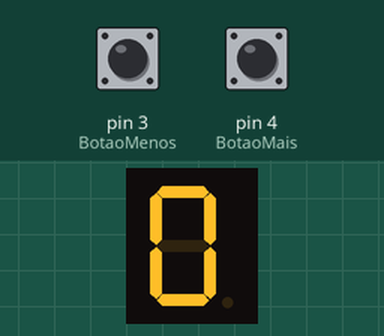
Simulated run of this sketch. Board: Arduino Uno, built with avr-gcc and run on an emulated ATmega328P. On the bench: 1-digit seven-segment display. Wiring (inferred from the names in the program): 1-digit 7-segment display, segments lit when HIGH: segments pin 12, pin 11, pin 10, pin 9, pin 8, pin 6, pin 7. The inputs (shaded band) are chosen by the test bench; at power-on: pin 4 (BotaoMais) LOW, pin 3 (BotaoMenos) LOW. The segment pins are drawn as the display they are named for.

Above: at 1.3 s.
1.4 s: pin 4 (BotaoMais) pulled HIGH for 1 s
At 2.8 s:
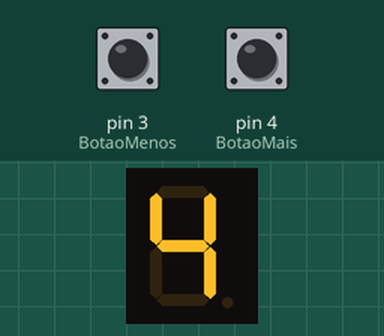
3.9 s: pin 4 (BotaoMais) pulled HIGH for 0.3 s
At 4.7 s:
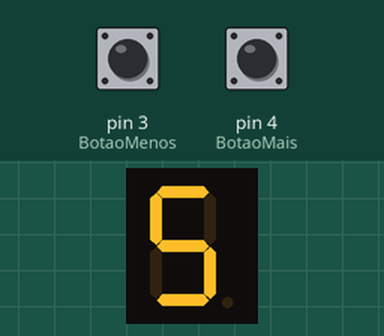
5.7 s: pin 3 (BotaoMenos) pulled HIGH for 3.2 s
At 6.12 s:
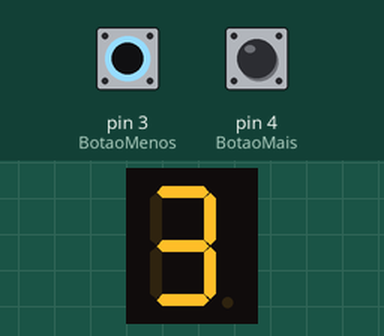
Timing chart, 0 to 8.7 s (numbered marks = the images above; inputs shaded):
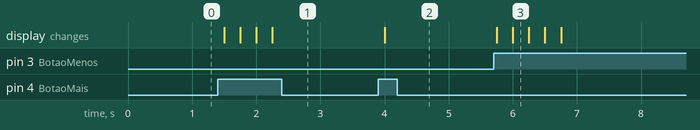

Measured:
- after the input at 1.4 s, the display: first changes after 0.10 s (image 1 shows a later state)
- after the input at 3.9 s, the display: changes after 0.10 s (image 2)
- after the input at 5.7 s, the display: first changes after 0.05 s (image 3 shows a later state)

The sketch:

Modulo_7_segmentos.ino
```cpp
/***************************************\
**
ROBOCORE ARDUINO KIT INICIANTE      **
*                                       *
**        Display 7 Segmentos 1        **
\***************************************/
const int A = 12; // Primeiramente setamos os 7 pinos
const int B = 11;
const int C = 10;
const int D = 9;
const int E = 8;
const int F = 6;
const int G = 7;
const int BotaoMais = 4;
const int BotaoMenos = 3;
int contador = 0;
int mais = 0, menos = 0;

void setup(){
    pinMode(A, OUTPUT); // seta todos as portas que estão os leds do displa y como saída
    pinMode(B, OUTPUT);
    pinMode(C, OUTPUT);
    pinMode(D, OUTPUT);
    pinMode(E, OUTPUT);
    pinMode(F, OUTPUT);
    pinMode(G, OUTPUT);
    pinMode(BotaoMais, INPUT);
    pinMode(BotaoMenos, INPUT);
}

void loop(){
    mais = digitalRead(BotaoMais);
    menos = digitalRead(BotaoMenos);

    if(mais == 1){
        contador++;
        if(contador > 9){
          contador = 0;
        }
    }
    if(menos == 1){
        contador--;
        if(contador < 0){
          contador = 0;
        }
    }

    if(contador == 0){
        digitalWrite(A, HIGH); //acende os leds que representam o número 0
        digitalWrite(B, HIGH);
        digitalWrite(C, HIGH);
        digitalWrite(D, HIGH);
        digitalWrite(E, HIGH);
        digitalWrite(F, HIGH);
        digitalWrite(G, LOW);
        delay (250); //aguarda 1 segundo para mostrar próximo número
    }

    else if(contador == 1){
        digitalWrite(A, LOW); //acende os leds que representam o número 1
        digitalWrite(B, HIGH);
        digitalWrite(C, HIGH);
        digitalWrite(D, LOW);
        digitalWrite(E, LOW);
        digitalWrite(F, LOW);
        digitalWrite(G, LOW);
        delay(250); //aguarda 1 segundo para mostrar próximo número
    }

    else if(contador == 2){
        digitalWrite(A, HIGH); //acende os leds que representam o número 2
        digitalWrite(B, HIGH);
        digitalWrite(C, LOW);
        digitalWrite(D, HIGH);
        digitalWrite(E, HIGH);
        digitalWrite(F, LOW);
        digitalWrite(G, HIGH);
        delay(250); //aguarda 1 segundo para mostrar próximo número
    }

    else if(contador == 3){
        digitalWrite(A, HIGH); //acende os leds que representam o número 3
        digitalWrite(B, HIGH);
        digitalWrite(C, HIGH);
        digitalWrite(D, HIGH);
        digitalWrite(E, LOW);
        digitalWrite(F, LOW);
        digitalWrite(G, HIGH);
        delay(250); //aguarda 1 segundo para mostrar próximo número
    }

    else if(contador == 4){
        digitalWrite(A, LOW); //acende os leds que representam o número 4
        digitalWrite(B, HIGH);
        digitalWrite(C, HIGH);
        digitalWrite(D, LOW);
        digitalWrite(E, LOW);
        digitalWrite(F, HIGH);
        digitalWrite(G, HIGH);
        delay(250); //aguarda 1 segundo para mostrar próximo número
    }

    else if(contador == 5){
        digitalWrite(A, HIGH); //acende os leds que representam o número 5
        digitalWrite(B, LOW);
        digitalWrite(C, HIGH);
        digitalWrite(D, HIGH);
        digitalWrite(E, LOW);
        digitalWrite(F, HIGH);
        digitalWrite(G, HIGH);
        delay(250); //aguarda 1 segundo para mostrar próximo número
    }

    else if(contador == 6){
        digitalWrite(A, LOW); //acende os leds que representam o número 6
        digitalWrite(B, LOW);
        digitalWrite(C, HIGH);
        digitalWrite(D, HIGH);
        digitalWrite(E, HIGH);
        digitalWrite(F, HIGH);
        digitalWrite(G, HIGH);
        delay(250); //aguarda 1 segundo para mostrar próximo número
    }

    else if(contador == 7){
        digitalWrite(A, HIGH); //acende os leds que representam o número 7
        digitalWrite(B, HIGH);
        digitalWrite(C, HIGH);
        digitalWrite(D, LOW);
        digitalWrite(E, LOW);
        digitalWrite(F, LOW);
        digitalWrite(G, LOW);
        delay(250); //aguarda 1 segundo para mostrar próximo número
    }

    else if(contador == 8){
        digitalWrite(A, HIGH); //acende os leds que representam o número 8
        digitalWrite(B, HIGH);
        digitalWrite(C, HIGH);
        digitalWrite(D, HIGH);
        digitalWrite(E, HIGH);
        digitalWrite(F, HIGH);
        digitalWrite(G, HIGH);
        delay(250); //aguarda 1 segundo para mostrar próximo número
    }

    else if(contador == 9){
        digitalWrite(A, HIGH); //acende os leds que representam o número 9
        digitalWrite(B, HIGH);
        digitalWrite(C, HIGH);
        digitalWrite(D, LOW);
        digitalWrite(E, LOW);
        digitalWrite(F, HIGH);
        digitalWrite(G, HIGH);
        delay(250); //aguarda 1 segundo para mostrar próximo número
    }
}
```
